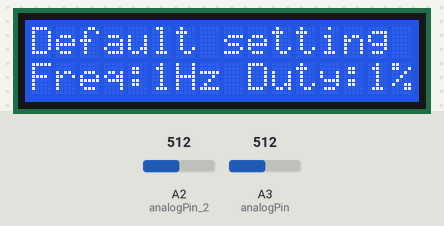
A sketch run on a simulated Arduino Uno, built with avr-gcc and run on an emulated ATmega328P. On the bench: 16×2 character LCD. The inputs (shaded band) are chosen by the test bench; at power-on: A3 (analogPin) = 512, A2 (analogPin_2) = 512.

Above: at 9.3 s.
9.4 s: A3 (analogPin) set to 697
10.9 s: A3 (analogPin) set to 718
At 12.3 s:
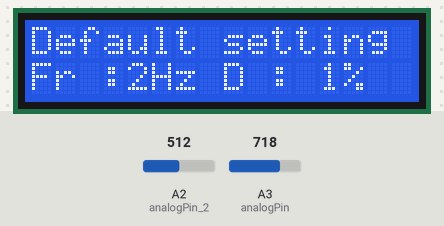
12.6 s: A2 (analogPin_2) set to 716
At 13.0 s:
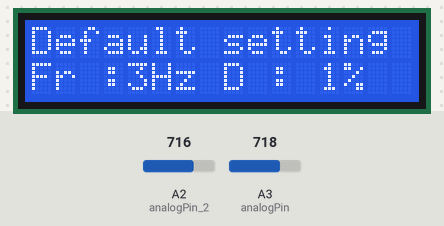
14.2 s: A2 (analogPin_2) set to 900
At 14.9 s:
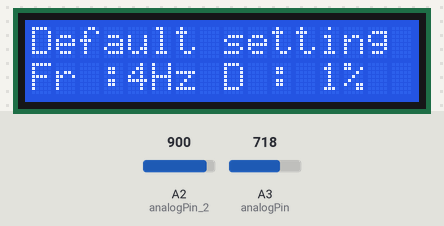
15.8 s: A2 (analogPin_2) set to 1023
At 16.7 s:
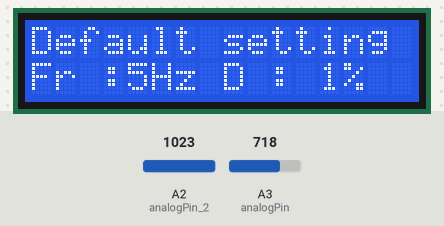
Timing chart, 0 to 18.4 s (numbered marks = the images above; inputs shaded):
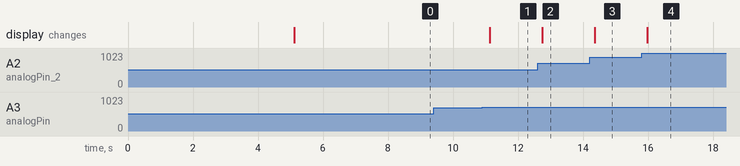

The sketch:

code.ino
```cpp
#include <Adafruit_LiquidCrystal.h>

// int seconds = 0;
int analogPin = A3;
int analogPin_2 = A2;

int duty_decrement = 930;
int Fstep = 930;

int duty_increment = 852;
int duty_step = 852;

int frequency_decrement = 787;
int present = 787;

int frequency_increment = 731;

int glob_frequency = 1;
int glob_duty = 1;

int glob_analaog_1 = 0;
int glob_analaog_2 = 0;

int softMargin = 20;

int frequency_steps[5] = {1, 10, 100, 1000, 10000};
int duty_steps[3] = {1, 5, 10};

Adafruit_LiquidCrystal lcd_1(0);
void incrementer(int input, int *parameter_match, int *to_beChanged, int to_be_add);
void setup()
{
    lcd_1.begin(16, 2);

    lcd_1.setBacklight(1);
    lcd_1.print("PROMAX by H2G");
    delay(5000);
    lcd_1.setCursor(0, 0);
    lcd_1.print("Default setting : ");
    lcd_1.setCursor(0, 1);
    lcd_1.print("Freq:" + String(glob_frequency) + "Hz" + " Duty:" + String(glob_duty) + "%");
    delay(3000);
    // lcd_1.clear();
}

void loop()
{

    // if (analogRead(analogPin) > 100 || analogRead(analogPin_2) > 100)
    // {
        if (glob_analaog_1 != analogRead(analogPin) || glob_analaog_2 != analogRead(analogPin_2))
        {
            // lcd_1.clear();
            // lcd_1.setCursor(0, 0);
            // lcd_1.print("Setting changed ");
            glob_analaog_1 = analogRead(analogPin);
            glob_analaog_2 = analogRead(analogPin_2);
            // lcd_1.setCursor(0, 1);
            // lcd_1.print(glob_analaog_1);
            // lcd_1.setCursor(5, 1);
            // lcd_1.print(glob_analaog_2);
            incrementer(glob_analaog_1, &frequency_increment, &glob_frequency, 1);
            incrementer(glob_analaog_1, &frequency_decrement, &glob_frequency, -1);
            incrementer(glob_analaog_1, &duty_increment, &glob_duty, 1);
            incrementer(glob_analaog_1, &duty_decrement, &glob_duty, -1);
        }
    // }

    delay(500); // Wait for 500 millisecond(s)
    // lcd_1.setBacklight(0);
    // delay(500); // Wait for 500 millisecond(s)
    // seconds += 1;
}
void incrementer(int input, int *parameter_match, int *to_beChanged, int to_be_add)
{
    if ((input >= (*parameter_match - softMargin) && input <= (*parameter_match + softMargin)))
    {
        *to_beChanged += to_be_add;
        lcd_1.setCursor(0, 1);
        lcd_1.print("Fr :" + String(glob_frequency) + "Hz" + " D : " + String(glob_duty) + "%  ");
        delay(100);
    }
}
```

Measured:
- the behaviour switches between 710 and 711 on A3 (analogPin) (found by bisection; images 0 and 1)
- after the input at 9.4 s, every drawn part: stays the same
- after the input at 10.9 s, the display: changes after 0.23 s (image 1)
- after the input at 12.6 s, the display: changes after 0.14 s (image 2)
- after the input at 14.2 s, the display: changes after 0.16 s (image 3)
- after the input at 15.8 s, the display: changes after 0.18 s (image 4)
